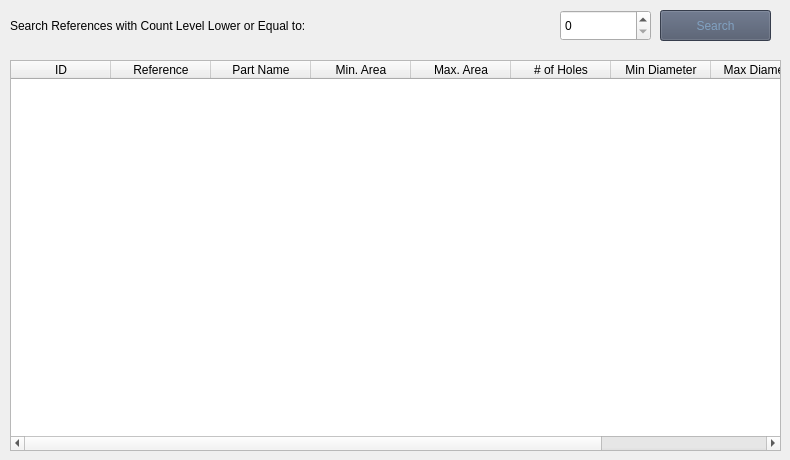
    <widget class="QWidget" name="tab">
     <attribute name="title">
      <string>Inventory Details</string>
     </attribute>
     <widget class="QLabel" name="label_4">
      <property name="geometry">
       <rect>
        <x>10</x>
        <y>0</y>
        <width>391</width>
        <height>51</height>
       </rect>
      </property>
      <property name="text">
       <string>Search References with Count Level Lower or Equal to:</string>
      </property>
     </widget>
     <widget class="QTableWidget" name="table">
      <property name="geometry">
       <rect>
        <x>10</x>
        <y>60</y>
        <width>771</width>
        <height>391</height>
       </rect>
      </property>
      <property name="styleSheet">
       <string notr="true">font: 25 12pt &quot;Bahnschrift Light Condensed&quot;;
/*selection-background-color: rgb(136, 192, 208);
background-color: rgb(255, 255, 255);</string>
      </property>
      <column>
       <property name="text">
        <string>ID</string>
       </property>
      </column>
      <column>
       <property name="text">
        <string>Reference</string>
       </property>
      </column>
      <column>
       <property name="text">
        <string>Part Name</string>
       </property>
      </column>
      <column>
       <property name="text">
        <string>Min. Area</string>
       </property>
      </column>
      <column>
       <property name="text">
        <string>Max. Area</string>
       </property>
      </column>
      <column>
       <property name="text">
        <string># of Holes</string>
       </property>
      </column>
      <column>
       <property name="text">
        <string>Min Diameter</string>
       </property>
      </column>
      <column>
       <property name="text">
        <string>Max Diameter</string>
       </property>
      </column>
      <column>
       <property name="text">
        <string>Count</string>
       </property>
      </column>
     </widget>
     <widget class="QSpinBox" name="count_filter_txt">
      <property name="geometry">
       <rect>
        <x>560</x>
        <y>10</y>
        <width>91</width>
        <height>31</height>
       </rect>
      </property>
      <property name="styleSheet">
       <string notr="true">/*background-color: rgb(255, 255, 255);</string>
      </property>
     </widget>
     <widget class="QPushButton" name="search_button">
      <property name="geometry">
       <rect>
        <x>660</x>
        <y>10</y>
        <width>111</width>
        <height>31</height>
       </rect>
      </property>
      <property name="styleSheet">
       <string notr="true">color: rgb(129, 161, 193);
background-color: rgb(76, 86, 106);</string>
      </property>
      <property name="text">
       <string>Search</string>
      </property>
     </widget>
     <zorder>label_4</zorder>
     <zorder>count_filter_txt</zorder>
     <zorder>search_button</zorder>
     <zorder>table</zorder>
    </widget>
